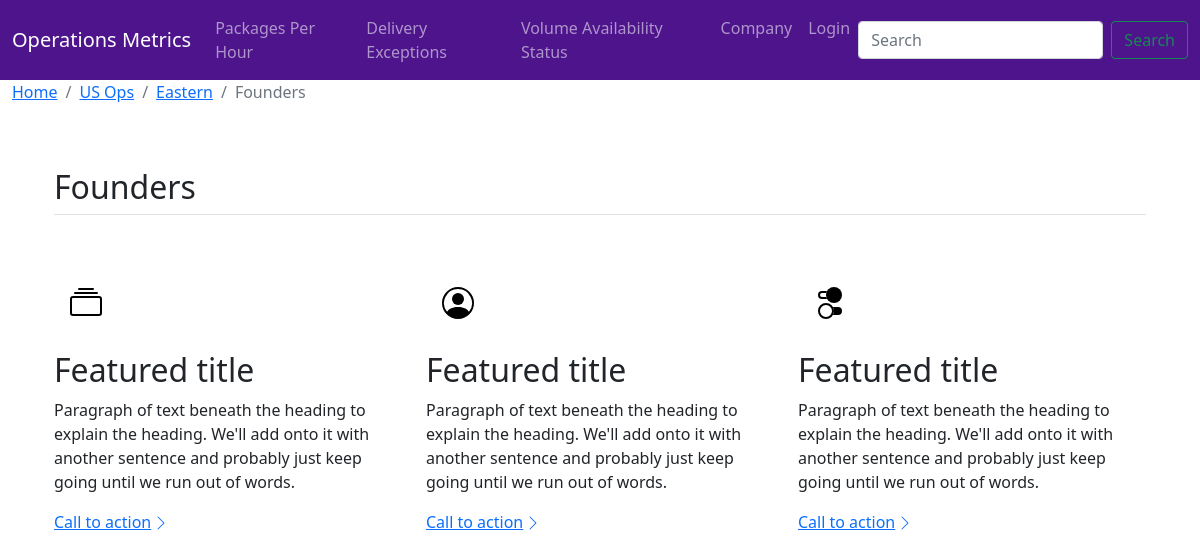
Page /district/6 on the committed database.
### opMetrics/models.py (models this page shows, shortened)
class District(models.Model):
    region = models.ForeignKey(Region, on_delete=models.CASCADE, null=True, default='')
    name = models.CharField(max_length=15, help_text='Enter District Name.')
    def __str__(self):
        return self.name

class Region(models.Model):
    division = models.ForeignKey(Division, on_delete=models.CASCADE, null=True)
    name = models.CharField(max_length=15, help_text='Region Name', default='')
    def get_absolute_url(self):
        return reverse('region-detail', args=[str(self.id)])
    def __str__(self):
        return self.name

class Division(models.Model):
    company = models.ForeignKey(Company, on_delete=models.CASCADE, null=True)
    name = models.CharField(max_length=10, help_text='Division Name')
    def get_absolute_url(self):
        return reverse('division-detail', args=[str(self.id)])
    def __str__(self):
        return self.name

### opMetrics/views.py (the view, shortened to what this page needs)
# urls.py: path('district/<int:pk>', views.DistrictDetailView.as_view(), name='district-detail'),
class DistrictDetailView(generic.DetailView):
    model = District

### opMetrics/templates/opMetrics/district_detail.html (shortened to what this page needs)
{% extends 'opMetrics/base.html' %}
{% block content %}
{% load static %}
<link href="{% static 'css/features.css' %}" rel="stylesheet" >
<main>
    <div class="container-fluid">
      <nav aria-label="breadcrumb">
        <ol class="breadcrumb">
          <li class="breadcrumb-item"><a href="{% url 'home' %}">Home</a></li>
          <li class="breadcrumb-item"><a href="{{ district.region.division.get_absolute_url }}">{{ district.region.division }}</a></li>
          <li class="breadcrumb-item"><a href="{{ district.region.get_absolute_url }}">{{ district.region }}</a></li>
          <li class="breadcrumb-item active" aria-current="page">{{ district }}</li>
        </ol>
      </nav>
    </div>
<div class="container px-4 py-5" id="districtName">
<h2 class="pb-2 border-bottom">{{ district }}</h2>
<div class="row g-4 py-5 row-cols-1 row-cols-lg-3">
    <div class="feature col">
    <div class="feature-icon d-inline-flex align-items-center justify-content-center text-bg-primary bg-gradient fs-2 mb-3">
        <svg class="bi" width="1em" height="1em"><use xlink:href="#collection"/></svg>
    </div>
    <h3 class="fs-2">Featured title</h3>
    <p>Paragraph of text beneath the heading to explain the heading. We'll add onto it with another sentence and probably just keep going until we run out of words.</p>
    <a href="#" class="icon-link d-inline-flex align-items-center">
        Call to action
        <svg class="bi" width="1em" height="1em"><use xlink:href="#chevron-right"/></svg>
    </a>
    </div>
    <div class="feature col">
    <div class="feature-icon d-inline-flex align-items-center justify-content-center text-bg-primary bg-gradient fs-2 mb-3">
        <svg class="bi" width="1em" height="1em"><use xlink:href="#people-circle"/></svg>
    </div>
    <h3 class="fs-2">Featured title</h3>
    <p>Paragraph of text beneath the heading to explain the heading. We'll add onto it with another sentence and probably just keep going until we run out of words.</p>
    <a href="#" class="icon-link d-inline-flex align-items-center">
        Call to action
        <svg class="bi" width="1em" height="1em"><use xlink:href="#chevron-right"/></svg>
    </a>
    </div>
    <div class="feature col">
    <div class="feature-icon d-inline-flex align-items-center justify-content-center text-bg-primary bg-gradient fs-2 mb-3">
        <svg class="bi" width="1em" height="1em"><use xlink:href="#toggles2"/></svg>
    </div>
    <h3 class="fs-2">Featured title</h3>
    <p>Paragraph of text beneath the heading to explain the heading. We'll add onto it with another sentence and probably just keep going until we run out of words.</p>
    <a href="#" class="icon-link d-inline-flex align-items-center">
        Call to action
        <svg class="bi" width="1em" height="1em"><use xlink:href="#chevron-right"/></svg>
    </a>
    </div>
</div>
</div>
{% endblock %}

### opMetrics/static/css/features.css (style rules this page uses)
.feature-icon { width: 4rem; height: 4rem; border-radius: .75rem; }
.icon-link > .bi { margin-top: .125rem; margin-left: .125rem; fill: currentcolor; transition: transform .25s ease-in-out; }

### rows in the picture
District: region.division "US Ops", region "Eastern", name "Founders"
